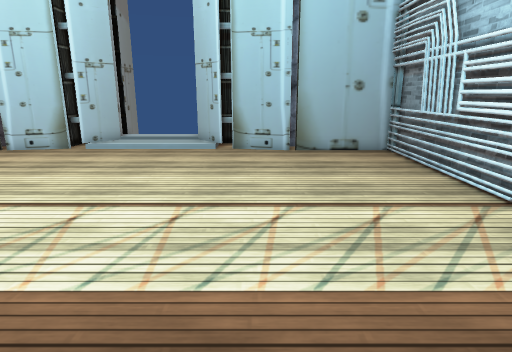
view 1 (above)

12 first-person views from a walk through a Unity game level. The camera is 1.3 m above the floor, tilts 14° down and sees 75° across. Doors are open. The floor is counted in squares, 0.5 m on a side. Each view is taken from the middle of a square. On the plan, view 1 faces up. The plan holds only what a view shows up to about 20 squares ahead; the rest is blank. The place goes on beyond the plan. Some surface patterns are stand-ins.

view 2
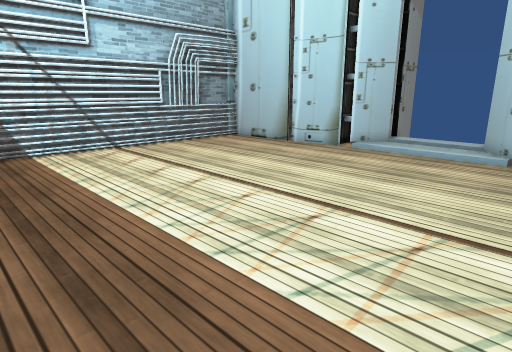

view 3
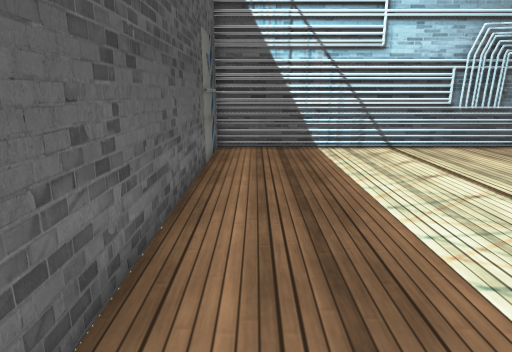

view 4
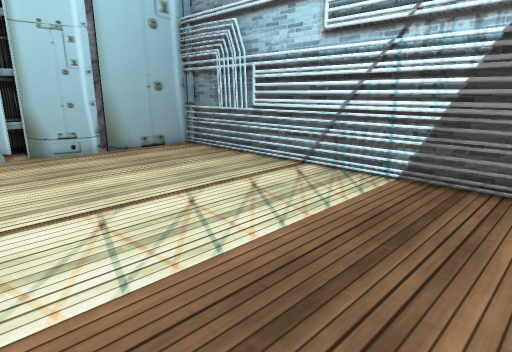

view 5
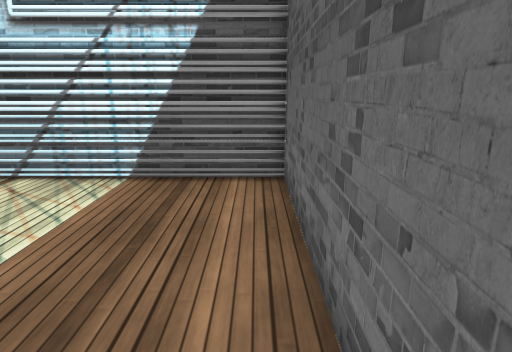

view 6
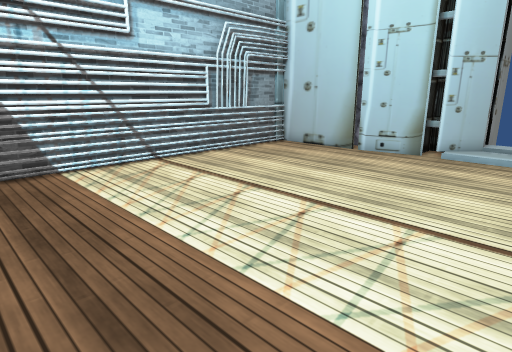

view 7
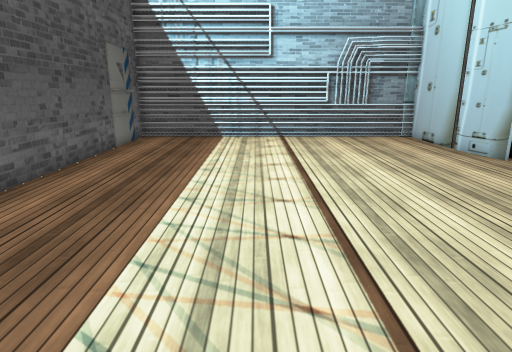

view 8
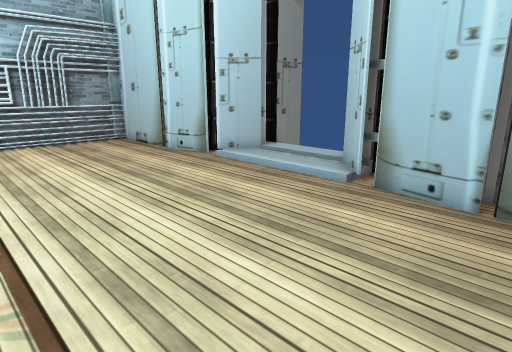

view 9
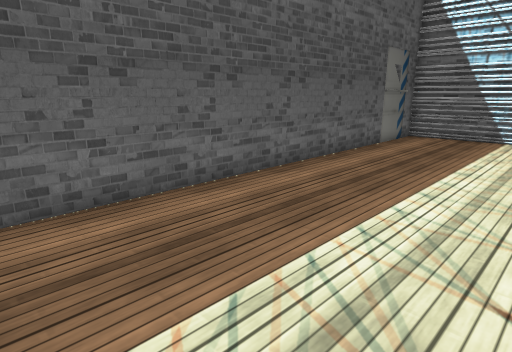

view 10
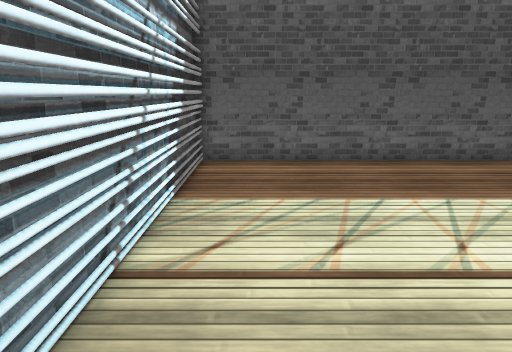

view 11
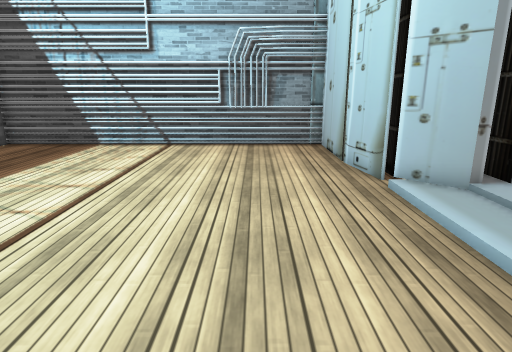

view 12
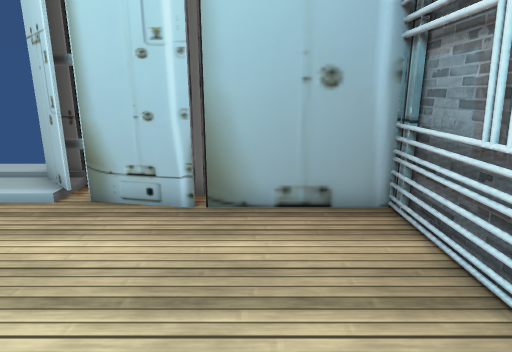

### Floor plan
Points are (right, up) in squares from view 1. A wall is a line through its corners. A room is listed if a view was taken in it or the views show most of it. See-through windows are left out.
Room 1 (views 1, 2, 3, 4, 5, 6, 7, 8, 9, 10, 11, 12)
walls: (-1.7, 16) (-3.1, 17.4); (-8.9, 15.9) (-11.7, 15.4); (-8.5, 16.4) (-10, 16.4); (-1, 16.4) (-2, 16.4); (1.6, 15.4) (-1.1, 15.9); (-11.8, 15.4) (-16.1, 15.4) (-16.1, -0.9) (6.1, -0.9) (6.1, 15.4) (1.8, 15.4); (-7, 17.8) (-7, 17.3) (-8.4, 15.9); (6, 10.6) (6.2, 11.6) (6, 12.6); (6.2, 10.9) (5.9, 11.9) (6.1, 12.6); (-16.1, 11.5) (-16.3, 10.7) (-16.1, 10.1); (-16, 12.6) (-16.3, 11.8) (-16, 10.8) (-16.2, 10.1); (-16.1, 12.6) (-16, 12); (6.3, -0.9) (6.3, 15.4); (-16.3, 15.4) (-16.3, -0.9)
ways out: open door at (-5, 18)

Positions as (right, up) in squares from view 1, and headings:
1: (0, 0), facing up
2: (0, 1), facing up-left
3: (0, 1), facing left
4: (-4, 0), facing up-right
5: (-4, 0), facing right
6: (-4, 1), facing up-left
7: (4, 6), facing left
8: (3, 7), facing up-left
9: (5, 7), facing down-left
10: (4, 12), facing down
11: (1, 12), facing left
12: (3, 8), facing up
